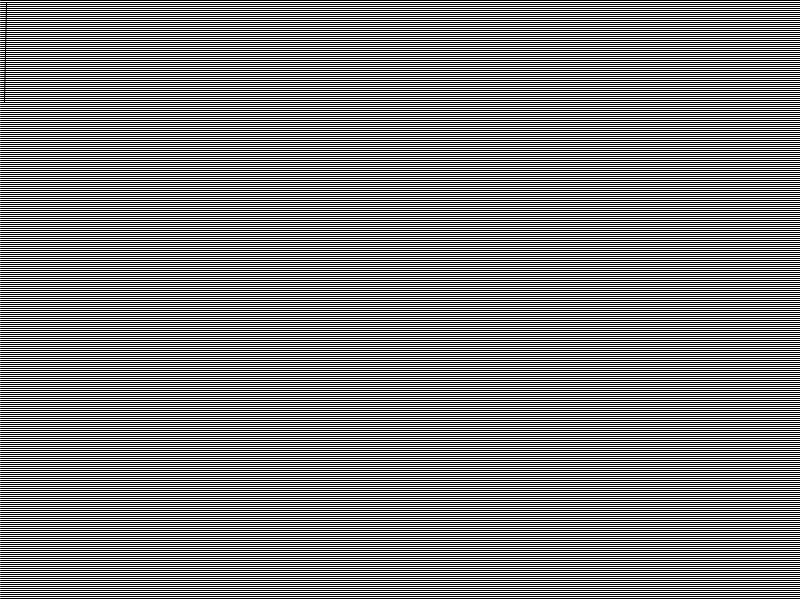
Frame 1 (no input)
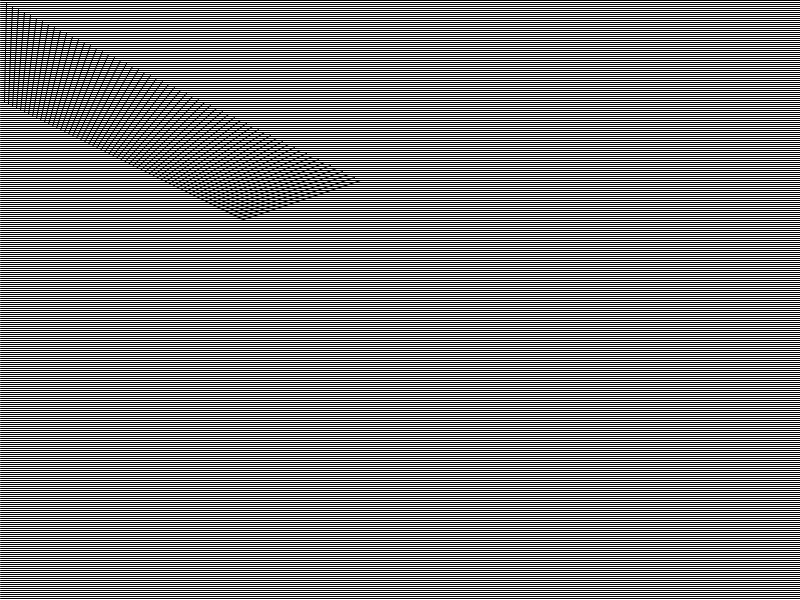
Frame 60 (the mouse pressed at the canvas centre just before this capture)
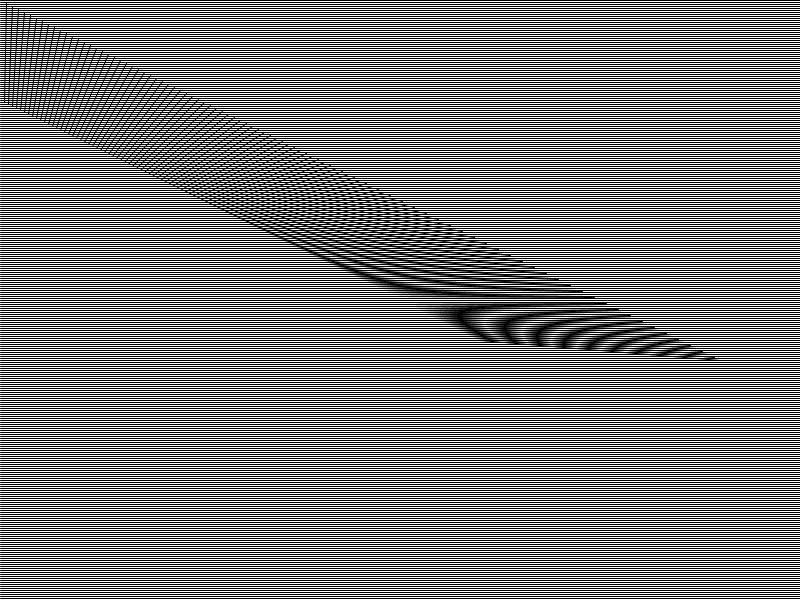
Frame 120 (the mouse held since frame 60 and released just before this capture)

The Processing sketch that drew these frames (run headless with seeded random() and noise(); from frame 60 on, the mouse is pressed at the canvas centre):

// Processing sketch: Moire_pattern
// ── Moire_pattern.pde
// Disturbing Moire pattern creator

float x = 0;
float y = 0;
float x2 = 0;
float y2 = height;

float xspeed = 6;
float yspeed = 3;
float xspeed2 = 4;
float yspeed2 = 2;

void setup() {
  size(800, 600);
  background(255);

  for (int i =0; i < height; i+= 2) {
    stroke(0);
    line(0, i, width, i);
  }
}

void draw() {

  x += xspeed;
  y += yspeed;
  x2 += xspeed2;
  y2 += yspeed2;
 
  if ((x > width) || (x < 0)) {
    xspeed = xspeed * -1;
  }
  if ((y > height) || (y < 0)) {
    yspeed = yspeed * -1;
  }

  if ((x2 > width) || (x2 < 0)) {
    xspeed2 = xspeed2 * -1;
  }
  if ((y2 > height) || (y2 < 0)) {
    yspeed2 = yspeed2 * -1;
  }

  noStroke();
  noFill();
  stroke(0);
  line(x, y, x2, y2);
}
